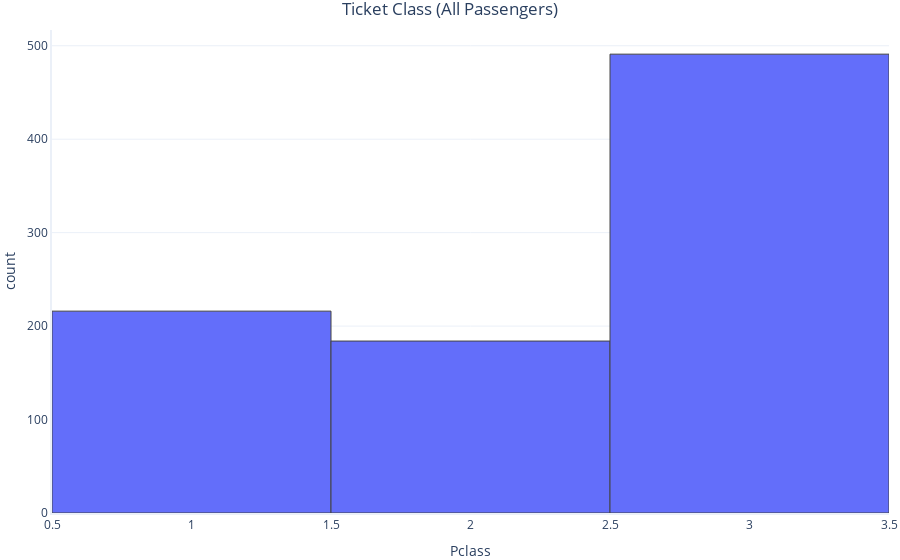
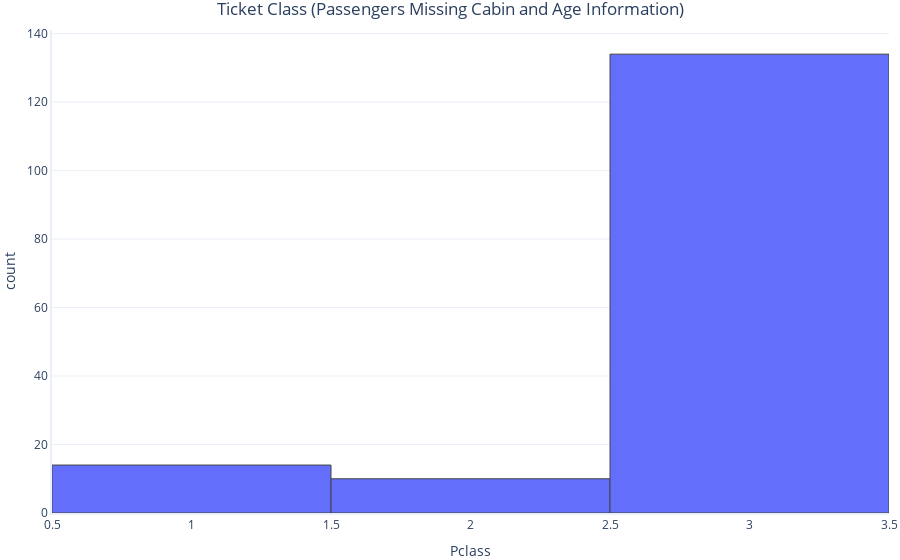

The notebook cell these images were saved under, in order:
### Markdown cell above
Our suspicions were correct - most passengers missing age information are also missing cabin information. 

Normally, from here, we would want to know why we have this issue. A good hypothesis is that information was not collected well for the passengers with the cheap tickets. 

Let's plot a histogram of ticket classes, and another of just people missing information.

### Code cell
import graphing

# 'graphing' is custom code we use to make graphs quickly.
# If you would like to read it in detail, it can be found
# in our GitHub repository
graphing.histogram(dataset, 'Pclass', title='Ticket Class (All Passengers)', show=True)
graphing.histogram(unknown_age_and_cabin, 'Pclass', title='Ticket Class (Passengers Missing Cabin and Age Information)')

### Figure 1 — Plotly figure (JSON) as saved in the notebook; plotly's stock layout.template omitted (floating-point values rounded to 4 significant figures; data arrays with more than 128 entries replaced by an {"elided": "..."} marker saying what was removed)
{"data": [{"alignmentgroup": "True", "bingroup": "x", "hovertemplate": "Pclass=%{x}<br>count=%{y}<extra></extra>", "legendgroup": "", "marker": {"color": "#636efa"}, "name": "", "offsetgroup": "", "orientation": "v", "showlegend": false, "type": "histogram", "x": {"elided": "891 int values"}, "xaxis": "x", "yaxis": "y"}], "layout": {"barmode": "relative", "legend": {"tracegroupgap": 0}, "title": {"text": "Ticket Class (All Passengers)"}, "xaxis": {"anchor": "y", "domain": [0, 1], "title": {"text": "Pclass"}}, "yaxis": {"anchor": "x", "domain": [0, 1], "title": {"text": "count"}}}}

### Figure 2 — Plotly figure (JSON) as saved in the notebook; plotly's stock layout.template omitted (floating-point values rounded to 4 significant figures; data arrays with more than 128 entries replaced by an {"elided": "..."} marker saying what was removed)
{"data": [{"alignmentgroup": "True", "bingroup": "x", "hovertemplate": "Pclass=%{x}<br>count=%{y}<extra></extra>", "legendgroup": "", "marker": {"color": "#636efa"}, "name": "", "offsetgroup": "", "orientation": "v", "showlegend": false, "type": "histogram", "x": {"elided": "158 int values"}, "xaxis": "x", "yaxis": "y"}], "layout": {"barmode": "relative", "legend": {"tracegroupgap": 0}, "title": {"text": "Ticket Class (Passengers Missing Cabin and Age Information)"}, "xaxis": {"anchor": "y", "domain": [0, 1], "title": {"text": "Pclass"}}, "yaxis": {"anchor": "x", "domain": [0, 1], "title": {"text": "count"}}}}
